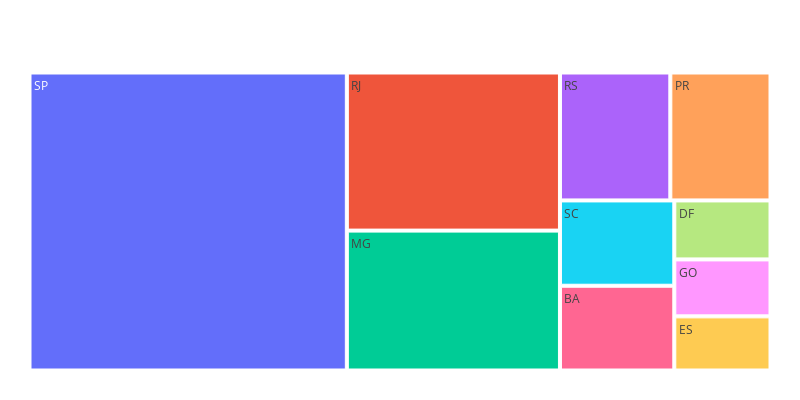

Notebook cell for this chart:
### Code cell
plot_revenue_per_state(revenue_per_state)

### Figure 1 — Plotly figure (JSON) as saved in the notebook; plotly's stock layout.template omitted (floating-point values rounded to 4 significant figures)
{"data": [{"branchvalues": "total", "domain": {"x": [0, 1], "y": [0, 1]}, "hovertemplate": "labels=%{label}<br>Revenue=%{value}<br>parent=%{parent}<br>id=%{id}<extra></extra>", "ids": ["SP", "RJ", "MG", "RS", "PR", "SC", "BA", "DF", "GO", "ES"], "labels": ["SP", "RJ", "MG", "RS", "PR", "SC", "BA", "DF", "GO", "ES"], "name": "", "parents": ["", "", "", "", "", "", "", "", "", ""], "type": "treemap", "values": [5769000.0, 2055000.0, 1819000.0, 861300.0, 781700.0, 595100.0, 591100.0, 346100.0, 334200.0, 317700.0]}], "layout": {"height": 400, "legend": {"tracegroupgap": 0}, "margin": {"b": 25, "l": 25, "r": 25, "t": 50}, "width": 800}}
